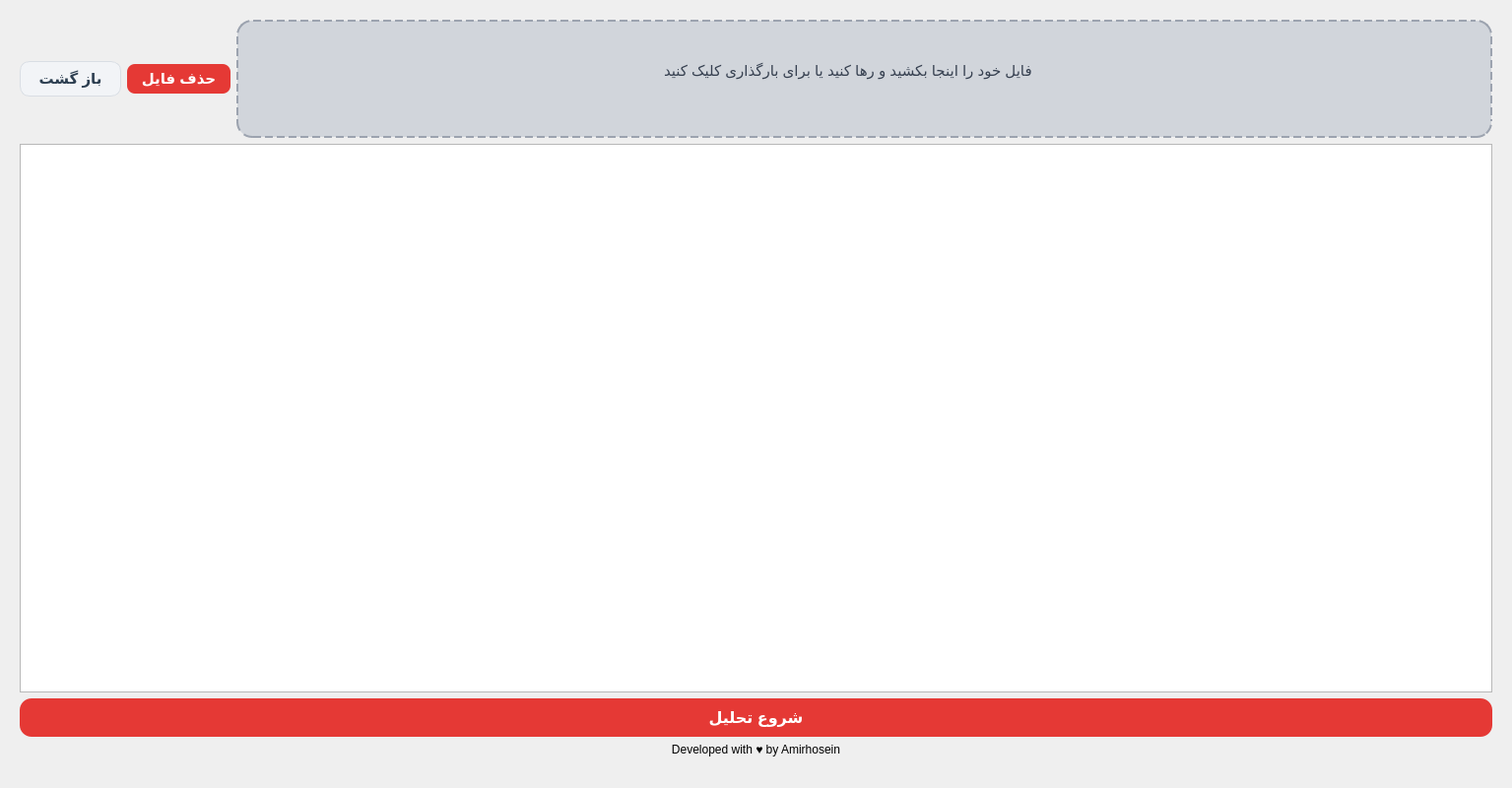
<?xml version="1.0" encoding="UTF-8"?>
<ui version="4.0">
 <class>data_select_page
</class>
 <widget class="QWidget" name="data_select_page&#10;">
  <property name="geometry">
   <rect>
    <x>0</x>
    <y>0</y>
    <width>1535</width>
    <height>800</height>
   </rect>
  </property>
  <property name="minimumSize">
   <size>
    <width>1200</width>
    <height>800</height>
   </size>
  </property>
  <property name="windowTitle">
   <string>انتخاب دیتا</string>
  </property>
  <property name="windowIcon">
   <iconset>
    <normaloff>../../Users/Moavenat-mali-/OneDrive/دسکتاپ/0b5464b5-3cc2-46de-a9ae-577f59c6f68b.png</normaloff>../../Users/Moavenat-mali-/OneDrive/دسکتاپ/0b5464b5-3cc2-46de-a9ae-577f59c6f68b.png</iconset>
  </property>
  <property name="styleSheet">
   <string notr="true">QWidget#data_select_page{
    background:qlineargradient(
        spread:pad,
        x1:0, y1:0,
        x2:1, y2:1,
        stop:0 #eef2f7,
        stop:1 #d9e4f5
    );
}

/* عنوان (در این صفحه label همان drop zone است) */
QLabel#drop_label{
    background:#d1d5db;
    border:2px dashed #9ca3af;
    border-radius:16px;
    color:#374151;
    font-family:&quot;Segoe UI&quot;;
    font-size:11pt;
}

QPushButton {
    background-color: #e53935;
    color: white;
    border-radius: 8px;
    padding: 6px 14px;
    font-size: 11pt;
    font-weight: bold;
}

QPushButton:hover {
    background-color: #ef5350;
}

QPushButton:pressed {
    background-color: #c62828;
}

/* دکمه بازگشت */
QPushButton#btn_back{
    background:#f2f4f7;
    color:#2c3e50;
    border-radius:10px;
    font-weight:600;
    font-size:11pt;
    padding:8px 18px;
    border:1px solid #d9dee4;
}

QPushButton#btn_back:hover{
    background:#e0e4e8;
}

QPushButton#btn_back:pressed{
    background:#c7ccd1;
}

/* جدول پیش‌نمایش */
QTableView#table_preview{
    background:white;
    border:1px solid #e0e6ed;
    gridline-color:#d0d7e2;
    font-family:&quot;Segoe UI&quot;;
    font-size:10.5pt;
    color:#2f3640;
    selection-background-color:#4facfe;
    selection-color:white;
    alternate-background-color:#f9fafb;
}

/* دکمه شروع تحلیل */
QPushButton#btn_start{
    background:qlineargradient(
        x1:0, y1:0,
        x2:1, y2:0,
        stop:0 #4facfe,
        stop:1 #00c6ff
    );
    color:white;
    border:none;
    border-radius:12px;
    font-weight:600;
    font-size:12pt;
    padding:10px 22px;
}

QPushButton#pushButton:hover{
    background:qlineargradient(
        x1:0, y1:0,
        x2:1, y2:0,
        stop:0 #3d8ef7,
        stop:1 #00aaff
    );
}

QPushButton#pushButton:pressed{
    background:#005fb8;
}
</string>
  </property>
  <layout class="QVBoxLayout" name="verticalLayout">
   <item>
    <widget class="QWidget" name="page_container&#10;" native="true">
     <property name="minimumSize">
      <size>
       <width>1180</width>
       <height>780</height>
      </size>
     </property>
     <layout class="QVBoxLayout" name="main_vertical_layout" stretch="0,1,0,0">
      <item>
       <layout class="QHBoxLayout" name="top_button_layout" stretch="0,0,1">
        <item>
         <widget class="QPushButton" name="btn_back">
          <property name="text">
           <string>باز گشت</string>
          </property>
         </widget>
        </item>
        <item>
         <widget class="QPushButton" name="btn_clear_file">
          <property name="text">
           <string>حذف فایل</string>
          </property>
         </widget>
        </item>
        <item>
         <widget class="QLabel" name="drop_label">
          <property name="sizePolicy">
           <sizepolicy hsizetype="Expanding" vsizetype="Expanding">
            <horstretch>0</horstretch>
            <verstretch>0</verstretch>
           </sizepolicy>
          </property>
          <property name="minimumSize">
           <size>
            <width>0</width>
            <height>120</height>
           </size>
          </property>
          <property name="text">
           <string>        فایل خود را اینجا بکشید و رها کنید یا برای بارگذاری کلیک کنید
</string>
          </property>
          <property name="alignment">
           <set>Qt::AlignCenter</set>
          </property>
         </widget>
        </item>
       </layout>
      </item>
      <item>
       <widget class="QTableView" name="table_preview&#10;"/>
      </item>
      <item>
       <widget class="QPushButton" name="btn_start">
        <property name="text">
         <string>شروع تحلیل</string>
        </property>
       </widget>
      </item>
      <item>
       <widget class="QLabel" name="label_2">
        <property name="text">
         <string>Developed with ♥ by Amirhosein
</string>
        </property>
        <property name="alignment">
         <set>Qt::AlignCenter</set>
        </property>
       </widget>
      </item>
     </layout>
    </widget>
   </item>
  </layout>
 </widget>
 <resources/>
 <connections/>
</ui>
